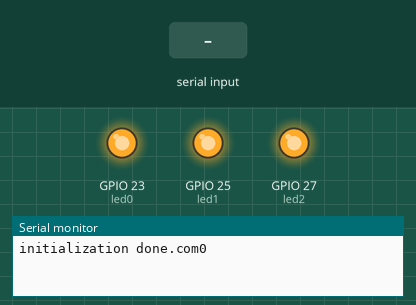
Recording of a sketch running on a simulated ESP32. On the bench: output pins drawn as LEDs (lit = HIGH), the last lines printed to the serial monitor. The test bench sets the inputs (shaded band).

Above: at 1.2 s.
1.3 s: "A" received over the second serial link
At 2.5 s:
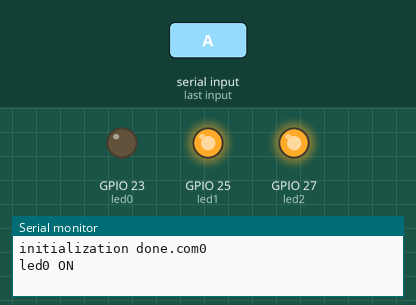
2.8 s: "B" received over the second serial link
At 3.6 s:
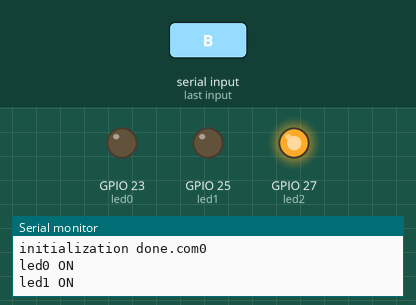
4.3 s: "a" received over the second serial link
At 4.8 s:
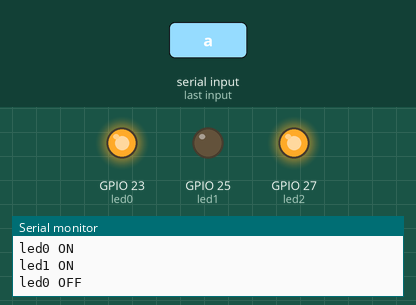
5.8 s: "C" received over the second serial link
At 7.0 s:
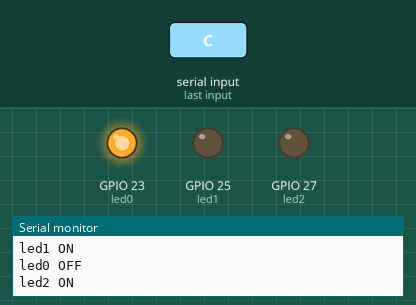
7.3 s: "b" received over the second serial link
At 8.2 s:
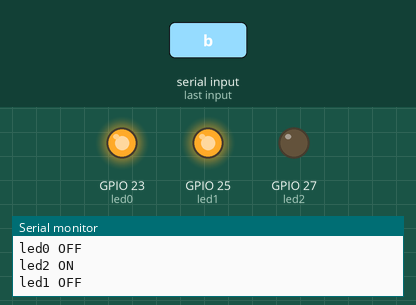
8.8 s: "c" received over the second serial link
At 9.4 s:
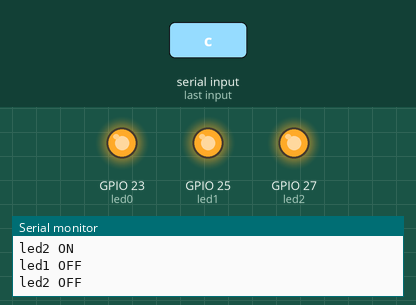
Timing chart, 0 to 11.3 s (numbered marks = the images above; inputs shaded):
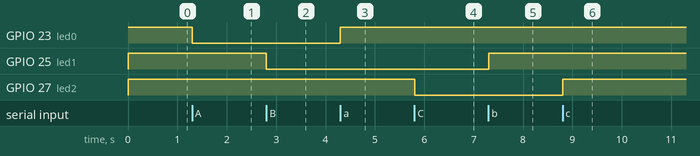

The sketch:

BluetoothLedControl.ino
```cpp
/*
  SD card read/write
  This example shows how to read and write data to and from an SD card file
  The circuit:
   SD card attached to SPI bus as follows:
 ** MOSI - pin 11
 ** MISO - pin 12
 ** CLK - pin 13
 ** CS - pin 4
*/
int led0 = 23;
int led1 = 25;
int led2 = 27;
char comdata;

void setup()
{
  pinMode(led0, OUTPUT);
  digitalWrite(led0, HIGH);
  pinMode(led1, OUTPUT);
  digitalWrite(led1, HIGH);
  pinMode(led2, OUTPUT);
  digitalWrite(led2, HIGH);

  Serial.begin(115200); //串口0
  Serial1.begin(115200);
  Serial.println("initialization done.com0");
  Serial1.println("initialization done.com1");
}

void loop()
{
  while (Serial1.available() > 0)
  {
    comdata = char(Serial1.read());
    delay(2);//ms
  }
  led();
  comdata = ' ';
}
void led(void)
{
  switch (comdata)
  {
    case 'a':
      digitalWrite(led0, HIGH);//OFF
      Serial.println("led0 OFF");
      break;
    case 'A':
      digitalWrite(led0, LOW);//ON
      Serial.println("led0 ON");
      break;
    case 'b':
      digitalWrite(led1, HIGH);//OFF
      Serial.println("led1 OFF");
      break;
    case 'B':
      digitalWrite(led1, LOW);//ON
      Serial.println("led1 ON");
      break;
    case 'c':
      digitalWrite(led2, HIGH);//OFF
      Serial.println("led2 OFF");
      break;
    case 'C':
      digitalWrite(led2, LOW);//ON
      Serial.println("led2 ON");
      break;
    default:
      break;
  }


}
```

Measured:
- after the input at 1.3 s, GPIO 23 (led0): HIGH → LOW at once
- after the input at 2.8 s, GPIO 25 (led1): HIGH → LOW at once
- after the input at 4.3 s, GPIO 23 (led0): LOW → HIGH at once
- after the input at 5.8 s, GPIO 27 (led2): HIGH → LOW at once
- after the input at 7.3 s, GPIO 25 (led1): LOW → HIGH at once
- after the input at 8.8 s, GPIO 27 (led2): LOW → HIGH at once
